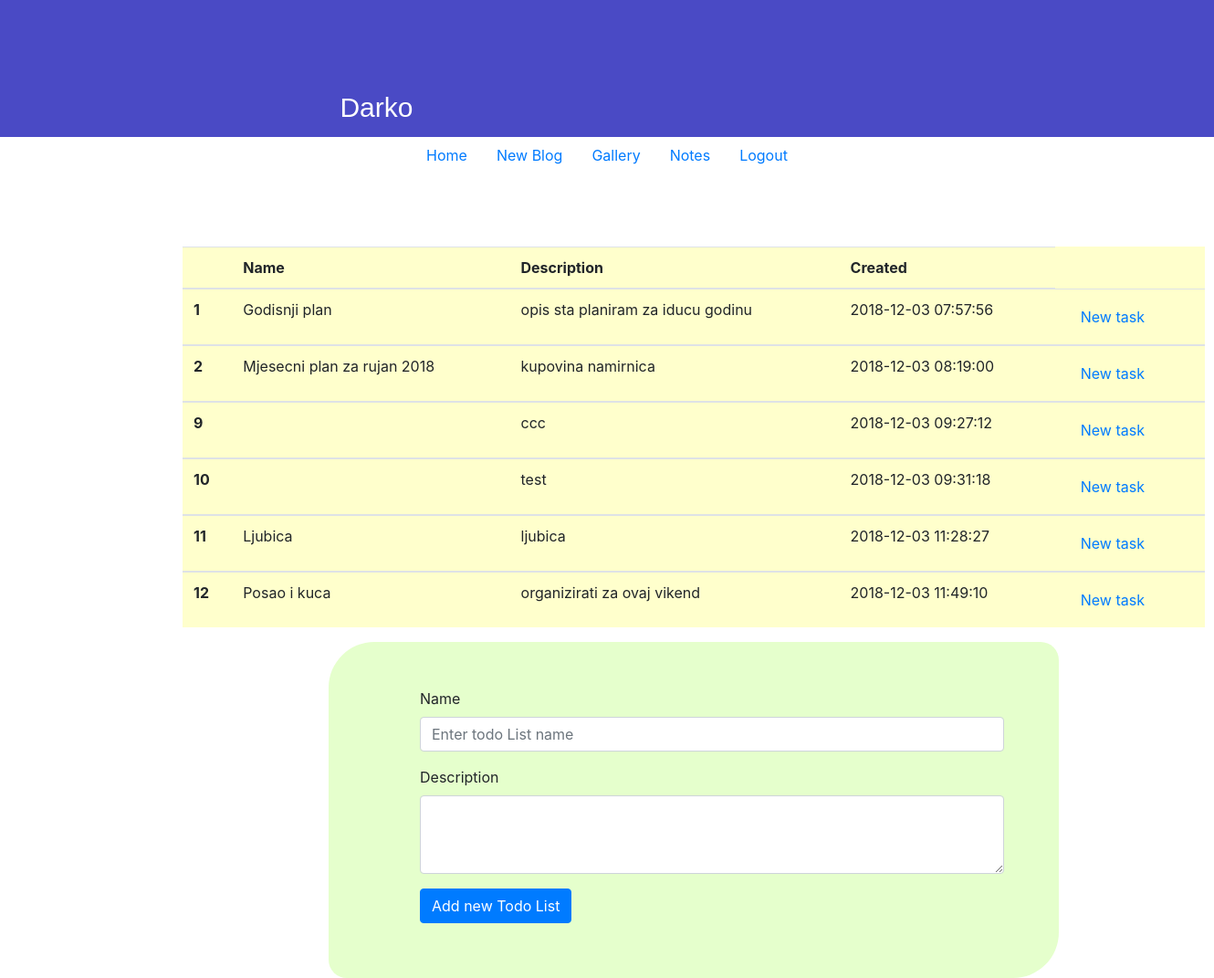
Screenshot of /PHPBlog/todoList/TodoAndTask_page.php?id_user=2 (signed in) with the database file from the repository.
### tables this page shows
CREATE TABLE IF NOT EXISTS `todolist` (
  `id_todo` int(11) NOT NULL AUTO_INCREMENT,
  `titlename` varchar(150) NOT NULL,
  `description` varchar(150) NOT NULL,
  `created` timestamp NOT NULL DEFAULT CURRENT_TIMESTAMP,
  `id_user` int(11) DEFAULT NULL,
  PRIMARY KEY (`id_todo`),
  KEY `fk_id_user_todo_idx` (`id_user`)
);

### PHPBlog/todoList/todo.php (called while the page is built, shortened)
<?php
class ToDo{
    private $conn;
    private $table_name='todolist';
    public function __construct($db){
        $this->conn = $db;
    }
    public function readAllTodo(){
        $query = "SELECT   todolist.id_todo,todolist.titlename, todolist.description,todolist.created,todolist.id_user, users.name
        FROM todolist
        INNER JOIN users ON todolist.id_user = users.id_user
        WHERE users.id_user= ?
        ";
    $stmt = $this->conn->prepare( $query );
    $stmt->bindParam(1, $_GET['id_user']);
    $stmt->execute();
        return $stmt;
    }
    public function CountAllTodo(){
        $query = "SELECT id_todo FROM " . $this->table_name . "";
        $stmt = $this->conn->prepare( $query );
        $stmt->execute();
        $num = $stmt->rowCount();
        return $num;
        }
}

### PHPBlog/todoList/TodoAndTask_page.php (the view, shortened to what this page needs)
<link rel="stylesheet" href="../registration/registration.css" >
<link rel="stylesheet" href="../index/index.css" >
<?php
if(isset($_SESSION["user"])){
include_once 'todo.php';
$database = new Database();
$db = $database->getConnection();
$todo =new ToDo($db);
$total_rows=$todo->CountAllTodo();
$stmts=$todo->readAllTodo();
?>
<?php
include_once '../index/headerbasic.php';
?>
<div class="page-user">
    <h1><?php echo $_SESSION['user']['name']; ?></h1>
</div>
 <?php
 include_once '../user/navbar.php';
 ?>
<div class="todolist" style="width: 70rem; margin-top:80px; position: relative;left: 200px; background-color: #FFFFCC;">
<table class="table">
  <thead>
    <tr>
      <th scope="col"></th>
      <th scope="col">Name</th>
      <th scope="col">Description</th>
      <th scope="col">Created</th>
    </tr>
  </thead>
    <?php
    if($total_rows>0){
        while ($row = $stmts->fetch(PDO::FETCH_ASSOC)){
            extract($row);
            echo" <tbody>";
                echo" <tr>";
                echo" <th scope='row'>$id_todo</th>";
                echo" <td>$titlename</td>";
                echo" <td>$description</td>";
                echo" <td>$created</td>";
                echo "<td><a class='nav-link ' href='../todoList/new_task.php?id_todo={$id_todo}'>New task</a></td>";
                echo" </tr>";
            echo" </tbody>";
}
        }else{
         echo "<div class='alert alert-danger'>No todos found.</div>";
        }
  ?>
          </table>
        </div>
    <div class="addnew" style="width: 50rem; height:23rem; position: relative;left: 360px; padding-top:50px;border-radius: 50px 20px;  background-color: #E5FFCC;">
    <div class="todolist" style="width: 40rem; position: relative;left: 100px; ">
    <?php
    include_once 'formTodoList.php';?>
    </div>
    </div>
        <?php
    }
    ?>

### PHPBlog/registration/registration.css (style rules this page uses)
body, html { height: 100%; }
.page-user h1 { color:white; padding-left: 28%; padding-top: 100px; font-size: 30px; font-family: Arial, Helvetica, sans-serif; }
.page-user { height:150px; background-color: #4a4ac5; }

### PHPBlog/index/index.css (style rules this page uses)
body, html { height: 100%; }
* { box-sizing: border-box; }

### rows the page displays
todolist: id_todo "1", titlename "Godisnji plan", description "opis sta planiram za iducu godinu", created "2018-12-03 07:57:56"
todolist: id_todo "2", titlename "Mjesecni plan za rujan 2018", description "kupovina namirnica", created "2018-12-03 08:19:00"
todolist: id_todo "9", description "ccc", created "2018-12-03 09:27:12"
todolist: id_todo "10", description "test", created "2018-12-03 09:31:18"
todolist: id_todo "11", titlename "Ljubica", description "ljubica", created "2018-12-03 11:28:27"
todolist: id_todo "12", titlename "Posao i kuca", description "organizirati za ovaj vikend", created "2018-12-03 11:49:10"

### other values shown
$_SESSION['user']['name'] "Darko"
